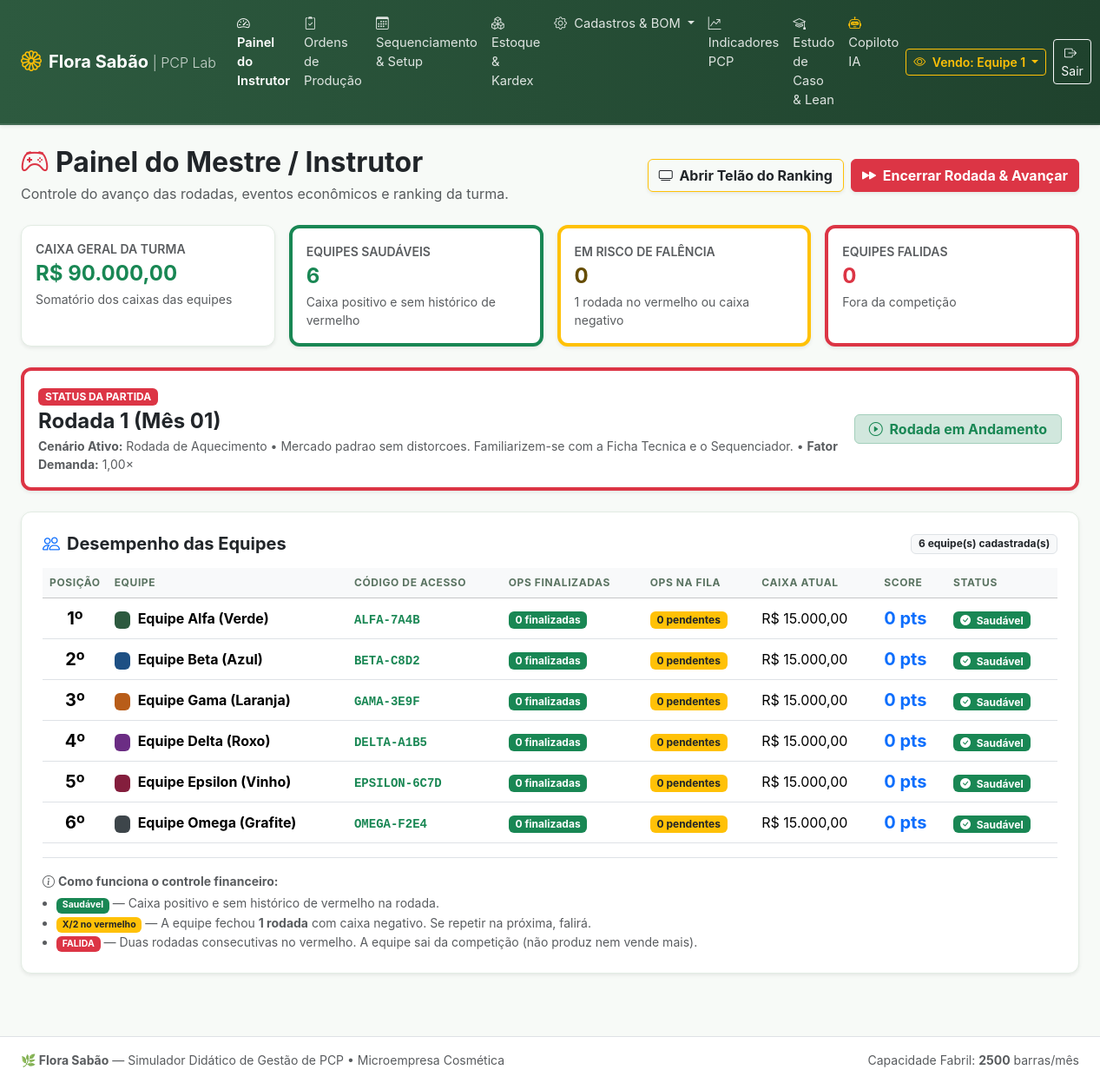
The page /pages/instrutor.php (signed in) on the database its author committed.
### tables this page shows
CREATE TABLE `jogo_rodadas` (
    `id`               INT AUTO_INCREMENT PRIMARY KEY,
    `numero_rodada`    INT NOT NULL DEFAULT 1,
    `mes_ano`          VARCHAR(20) NOT NULL DEFAULT 'Mês 01',
    `status`           ENUM('aberta','processando','encerrada') NOT NULL DEFAULT 'aberta',
    `evento_titulo`    VARCHAR(100) NOT NULL DEFAULT 'Mercado Estavel',
    `evento_descricao` TEXT NULL,
    `fator_demanda`    DECIMAL(4,2) NOT NULL DEFAULT 1.00,
    `created_at`       DATETIME DEFAULT CURRENT_TIMESTAMP
);

CREATE TABLE `equipes` (
    `id`                  INT AUTO_INCREMENT PRIMARY KEY,
    `nome`                VARCHAR(60) NOT NULL UNIQUE,
    `codigo_acesso`       VARCHAR(40) NOT NULL UNIQUE,
    `cor_hex`             VARCHAR(10) NOT NULL DEFAULT '#2d5a3f',
    `caixa_disponivel`    DECIMAL(12,2) NOT NULL DEFAULT 15000.00,
    `score_total`         INT NOT NULL DEFAULT 0,
    `tacho_ultimo_aroma`  VARCHAR(10) NOT NULL DEFAULT 'LAV',
    `tacho_higienizado`   TINYINT(1) NOT NULL DEFAULT 1,
    `rodadas_no_vermelho` INT NOT NULL DEFAULT 0,
    `falida`              TINYINT(1) NOT NULL DEFAULT 0,
    `data_falencia`       DATETIME NULL,
    `ativo`               TINYINT(1) NOT NULL DEFAULT 1,
    `created_at`          DATETIME DEFAULT CURRENT_TIMESTAMP
);

### pages/instrutor.php (the view, shortened to what this page needs)
<?php
require_once __DIR__ . '/../config/database.php';
$rodada_atual = $pdo->query("
    SELECT * FROM jogo_rodadas
    WHERE status = 'aberta'
    ORDER BY numero_rodada DESC, id DESC
    LIMIT 1
")->fetch();
$equipes = $pdo->query("
    SELECT e.*,
           (SELECT COUNT(*) FROM ordens_producao
            WHERE equipe_id = e.id AND status = 'finalizada') AS ops_feitas,
           (SELECT COUNT(*) FROM ordens_producao
            WHERE equipe_id = e.id AND status IN ('planejada', 'em_producao')) AS ops_abertas
    FROM equipes e
    WHERE e.ativo = 1 OR e.falida = 1
    ORDER BY e.falida ASC, e.score_total DESC, e.id ASC
")->fetchAll();
$total_caixa_geral = 0.0;
$qtd_saudaveis     = 0;
$qtd_em_risco      = 0;
$qtd_falidas       = 0;
foreach ($equipes as $eqX) {
    $total_caixa_geral += (float) $eqX['caixa_disponivel'];
    if ((int) $eqX['falida'] === 1) {
        $qtd_falidas++;
    } elseif ((int) ($eqX['rodadas_no_vermelho'] ?? 0) > 0 || (float) $eqX['caixa_disponivel'] < 0) {
        $qtd_em_risco++;
    } else {
        $qtd_saudaveis++;
    }
}
require_once __DIR__ . '/../includes/header.php';
require_once __DIR__ . '/../includes/navbar.php';
?>
<div class="container-fluid px-4 pb-4">
    <div class="d-flex flex-column flex-md-row justify-content-between align-items-md-center gap-3 mb-4">
        <div>
            <h2 class="fw-bold mb-1 text-dark">
                <i class="bi bi-controller text-danger me-2"></i>Painel do Mestre / Instrutor
            </h2>
            <p class="text-muted mb-0">
                Controle do avanço das rodadas, eventos econômicos e ranking da turma.
            </p>
        </div>
        <div class="d-flex flex-wrap gap-2">
            <a href="ranking.php" target="_blank" class="btn btn-outline-warning text-dark fw-bold shadow-sm">
                <i class="bi bi-tv me-1"></i> Abrir Telão do Ranking
            </a>
            <button class="btn btn-danger shadow-sm fw-bold"
                    data-bs-toggle="modal" data-bs-target="#modalAvancar">
                <i class="bi bi-fast-forward-fill me-1"></i> Encerrar Rodada & Avançar
            </button>
        </div>
    </div>
    <div class="row g-3 mb-4">
        <div class="col-6 col-lg-3">
            <div class="card card-custom p-3 bg-white h-100 shadow-sm">
                <span class="text-muted small text-uppercase fw-semibold">Caixa Geral da Turma</span>
                <h4 class="fw-bold my-1 <?= $total_caixa_geral < 0 ? 'text-danger' : 'text-success' ?>">
                    R$ <?= number_format($total_caixa_geral, 2, ',', '.') ?>
                </h4>
                <small class="text-muted">Somatório dos caixas das equipes</small>
            </div>
        </div>
        <div class="col-6 col-lg-3">
            <div class="card card-custom p-3 bg-white h-100 shadow-sm border-start border-4 border-success">
                <span class="text-muted small text-uppercase fw-semibold">Equipes Saudáveis</span>
                <h4 class="fw-bold my-1 text-success"><?= $qtd_saudaveis ?></h4>
                <small class="text-muted">Caixa positivo e sem histórico de vermelho</small>
            </div>
        </div>
        <div class="col-6 col-lg-3">
            <div class="card card-custom p-3 bg-white h-100 shadow-sm border-start border-4 border-warning">
                <span class="text-muted small text-uppercase fw-semibold">Em Risco de Falência</span>
                <h4 class="fw-bold my-1 text-warning-emphasis"><?= $qtd_em_risco ?></h4>
                <small class="text-muted">1 rodada no vermelho ou caixa negativo</small>
            </div>
        </div>
        <div class="col-6 col-lg-3">
            <div class="card card-custom p-3 bg-white h-100 shadow-sm border-start border-4 border-danger">
                <span class="text-muted small text-uppercase fw-semibold">Equipes Falidas</span>
                <h4 class="fw-bold my-1 text-danger"><?= $qtd_falidas ?></h4>
                <small class="text-muted">Fora da competição</small>
            </div>
        </div>
    </div>
    <?php if ($rodada_atual): ?>
        <div class="card card-custom bg-white p-3 mb-4 border-start border-4 border-danger shadow-sm">
            <div class="d-flex flex-column flex-md-row justify-content-between align-items-md-center gap-2">
                <div>
                    <span class="badge bg-danger text-white text-uppercase px-2 py-1 mb-1">
                        Status da Partida
                    </span>
                    <h4 class="fw-bold my-0">
                        Rodada <?= (int) $rodada_atual['numero_rodada'] ?>
                        (<?= htmlspecialchars($rodada_atual['mes_ano']) ?>)
                    </h4>
                    <div class="small text-muted mt-1">
                        <strong>Cenário Ativo:</strong>
                        <?= htmlspecialchars($rodada_atual['evento_titulo']) ?>
                        &bull;
                        <?= htmlspecialchars($rodada_atual['evento_descricao']) ?>
                        &bull;
                        <strong>Fator Demanda:</strong>
                        <?= number_format((float) $rodada_atual['fator_demanda'], 2, ',', '.') ?>×
                    </div>
                </div>
                <div class="text-end">
                    <span class="badge bg-success-subtle text-success fs-6 px-3 py-2 border border-success-subtle">
                        <i class="bi bi-play-circle me-1"></i> Rodada em Andamento
                    </span>
                </div>
            </div>
        </div>
    <?php endif; ?>
    <div class="card card-custom bg-white p-4 shadow-sm">
        <div class="d-flex justify-content-between align-items-center mb-3">
            <h5 class="fw-bold mb-0">
                <i class="bi bi-people me-2 text-primary"></i>Desempenho das Equipes
            </h5>
            <span class="badge bg-light text-dark border">
                <?= count($equipes) ?> equipe(s) cadastrada(s)
            </span>
        </div>
        <div class="table-responsive">
            <table class="table table-hover align-middle mb-0">
                <thead class="table-light small text-uppercase">
                    <tr>
                        <th style="width: 70px;">Posição</th>
                        <th>Equipe</th>
                        <th>Código de Acesso</th>
                        <th>OPs Finalizadas</th>
                        <th>OPs na Fila</th>
                        <th>Caixa Atual</th>
                        <th>Score</th>
                        <th>Status</th>
                    </tr>
                </thead>
                <tbody>
                    <?php foreach ($equipes as $idx => $eq):
                        $is_falida   = (int) $eq['falida'] === 1;
                        $rodadas_neg = (int) ($eq['rodadas_no_vermelho'] ?? 0);
                        $caixa_neg   = (float) $eq['caixa_disponivel'] < 0;
                        $row_class = '';
                    ?>
                        <tr class="<?= $row_class ?>">
                            <td class="fw-bold fs-5 text-center">
                                <?php if ($is_falida): ?>
                                    <span class="text-muted">—</span>
                                <?php else: ?>
                                    <?= $idx + 1 ?>º
                                <?php endif; ?>
                            </td>
                            <td>
                                <span class="badge me-1"
                                      style="background-color: <?= htmlspecialchars($eq['cor_hex']) ?>;">
                                </span>
                                <strong><?= htmlspecialchars($eq['nome']) ?></strong>
                            </td>
                            <td>
                                <code class="fw-bold text-success user-select-all">
                                    <?= htmlspecialchars($eq['codigo_acesso']) ?>
                                </code>
                            </td>
                            <td>
                                <span class="badge bg-success">
                                    <?= (int) $eq['ops_feitas'] ?> finalizadas
                                </span>
                            </td>
                            <td>
                                <span class="badge bg-warning text-dark">
                                    <?= (int) $eq['ops_abertas'] ?> pendentes
                                </span>
                            </td>
                            <td class="<?= $caixa_neg ? 'text-danger fw-bold' : '' ?>">
                                R$ <?= number_format((float) $eq['caixa_disponivel'], 2, ',', '.') ?>
                            </td>
                            <td class="fw-bold fs-5 text-primary">
                                <?= (int) $eq['score_total'] ?> pts
                            </td>
                            <td>
                                <?php if ($is_falida): ?>
                                    <span class="badge bg-danger">
                                        <i class="bi bi-x-octagon-fill me-1"></i> FALIDA
                                    </span>
                                <?php else: ?>
                                    <span class="badge bg-success">
                                        <i class="bi bi-check-circle-fill me-1"></i> Saudável
                                    </span>
                                <?php endif; ?>
                            </td>
                        </tr>
                    <?php endforeach; ?>
                </tbody>
            </table>
        </div>
        <div class="border-top mt-3 pt-3 small text-muted">
            <strong><i class="bi bi-info-circle me-1"></i>Como funciona o controle financeiro:</strong>
            <ul class="mb-0 mt-1 ps-3">
                <li><span class="badge bg-success">Saudável</span> — Caixa positivo e sem histórico de vermelho na rodada.</li>
                <li><span class="badge bg-warning text-dark">X/2 no vermelho</span> — A equipe fechou <strong>1 rodada</strong> com caixa negativo. Se repetir na próxima, falirá.</li>
                <li><span class="badge bg-danger">FALIDA</span> — Duas rodadas consecutivas no vermelho. A equipe sai da competição (não produz nem vende mais).</li>
            </ul>
        </div>
    </div>
</div>
<?php require_once __DIR__ . '/../includes/footer.php'; ?>

### rows shown on the page
jogo_rodadas: numero_rodada "1", mes_ano "Mês 01", evento_titulo "Rodada de Aquecimento", evento_descricao "Mercado padrao sem distorcoes. Familiarizem-se com a Ficha Tecnica e o Sequenciador.", fator_demanda "1,00"
equipes: nome "Equipe Alfa (Verde)", codigo_acesso "ALFA-7A4B", ops_feitas "0", ops_abertas "0", caixa_disponivel "15.000,00", score_total "0", falida 0 (drawn)
equipes: nome "Equipe Beta (Azul)", codigo_acesso "BETA-C8D2", ops_feitas "0", ops_abertas "0", caixa_disponivel "15.000,00", score_total "0", falida 0 (drawn)
equipes: nome "Equipe Gama (Laranja)", codigo_acesso "GAMA-3E9F", ops_feitas "0", ops_abertas "0", caixa_disponivel "15.000,00", score_total "0", falida 0 (drawn)
equipes: nome "Equipe Delta (Roxo)", codigo_acesso "DELTA-A1B5", ops_feitas "0", ops_abertas "0", caixa_disponivel "15.000,00", score_total "0", falida 0 (drawn)
equipes: nome "Equipe Epsilon (Vinho)", codigo_acesso "EPSILON-6C7D", ops_feitas "0", ops_abertas "0", caixa_disponivel "15.000,00", score_total "0", falida 0 (drawn)
equipes: nome "Equipe Omega (Grafite)", codigo_acesso "OMEGA-F2E4", ops_feitas "0", ops_abertas "0", caixa_disponivel "15.000,00", score_total "0", falida 0 (drawn)

### other values the page prints
$dashboard_label "Painel do Instrutor"
getEquipeAtivaId() "1"
$total_caixa_geral "90.000,00"
$qtd_saudaveis "6"
$qtd_em_risco "0"
$qtd_falidas "0"
count($equipes) "6"
